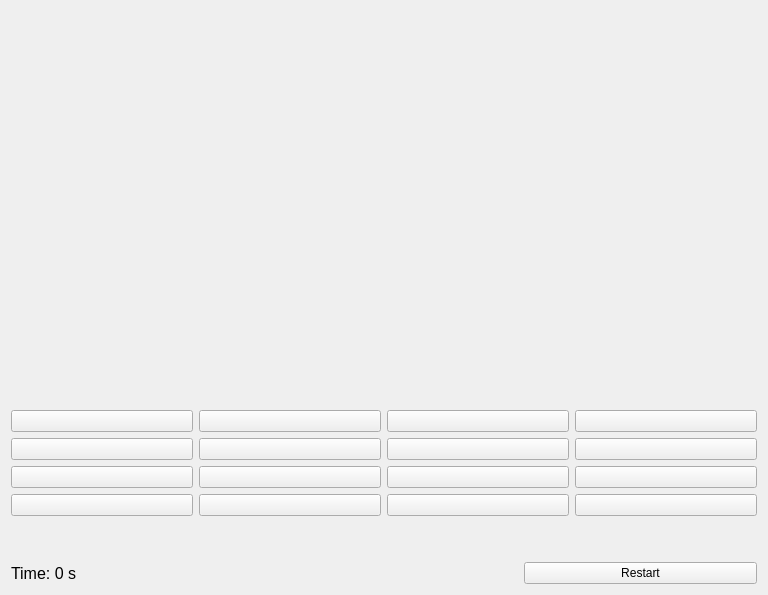
<?xml version="1.0" encoding="UTF-8"?>
<ui version="4.0">
 <class>Widget</class>
 <widget class="QWidget" name="Widget">
  <property name="geometry">
   <rect>
    <x>0</x>
    <y>0</y>
    <width>768</width>
    <height>595</height>
   </rect>
  </property>
  <property name="windowTitle">
   <string>Widget</string>
  </property>
  <layout class="QHBoxLayout" name="horizontalLayout_2">
   <item>
    <layout class="QVBoxLayout" name="verticalLayout">
     <item>
      <layout class="QGridLayout" name="gridLayout">
       <item row="5" column="3">
        <widget class="QPushButton" name="pushButton_16">
         <property name="sizePolicy">
          <sizepolicy hsizetype="Preferred" vsizetype="Preferred">
           <horstretch>0</horstretch>
           <verstretch>0</verstretch>
          </sizepolicy>
         </property>
         <property name="minimumSize">
          <size>
           <width>0</width>
           <height>0</height>
          </size>
         </property>
         <property name="text">
          <string/>
         </property>
        </widget>
       </item>
       <item row="5" column="1">
        <widget class="QPushButton" name="pushButton_14">
         <property name="sizePolicy">
          <sizepolicy hsizetype="Preferred" vsizetype="Preferred">
           <horstretch>0</horstretch>
           <verstretch>0</verstretch>
          </sizepolicy>
         </property>
         <property name="minimumSize">
          <size>
           <width>0</width>
           <height>0</height>
          </size>
         </property>
         <property name="text">
          <string/>
         </property>
        </widget>
       </item>
       <item row="5" column="0">
        <widget class="QPushButton" name="pushButton_13">
         <property name="sizePolicy">
          <sizepolicy hsizetype="Preferred" vsizetype="Preferred">
           <horstretch>0</horstretch>
           <verstretch>0</verstretch>
          </sizepolicy>
         </property>
         <property name="minimumSize">
          <size>
           <width>0</width>
           <height>0</height>
          </size>
         </property>
         <property name="text">
          <string/>
         </property>
        </widget>
       </item>
       <item row="2" column="1">
        <widget class="QPushButton" name="pushButton_6">
         <property name="sizePolicy">
          <sizepolicy hsizetype="Preferred" vsizetype="Preferred">
           <horstretch>0</horstretch>
           <verstretch>0</verstretch>
          </sizepolicy>
         </property>
         <property name="minimumSize">
          <size>
           <width>0</width>
           <height>0</height>
          </size>
         </property>
         <property name="text">
          <string/>
         </property>
        </widget>
       </item>
       <item row="0" column="0" colspan="4">
        <widget class="QLabel" name="backgroundLabel">
         <property name="sizePolicy">
          <sizepolicy hsizetype="Preferred" vsizetype="Preferred">
           <horstretch>0</horstretch>
           <verstretch>1</verstretch>
          </sizepolicy>
         </property>
         <property name="text">
          <string/>
         </property>
        </widget>
       </item>
       <item row="2" column="0">
        <widget class="QPushButton" name="pushButton_5">
         <property name="sizePolicy">
          <sizepolicy hsizetype="Preferred" vsizetype="Preferred">
           <horstretch>0</horstretch>
           <verstretch>0</verstretch>
          </sizepolicy>
         </property>
         <property name="minimumSize">
          <size>
           <width>0</width>
           <height>0</height>
          </size>
         </property>
         <property name="text">
          <string/>
         </property>
        </widget>
       </item>
       <item row="2" column="3">
        <widget class="QPushButton" name="pushButton_8">
         <property name="sizePolicy">
          <sizepolicy hsizetype="Preferred" vsizetype="Preferred">
           <horstretch>0</horstretch>
           <verstretch>0</verstretch>
          </sizepolicy>
         </property>
         <property name="minimumSize">
          <size>
           <width>0</width>
           <height>0</height>
          </size>
         </property>
         <property name="text">
          <string/>
         </property>
        </widget>
       </item>
       <item row="4" column="0">
        <widget class="QPushButton" name="pushButton_9">
         <property name="sizePolicy">
          <sizepolicy hsizetype="Preferred" vsizetype="Preferred">
           <horstretch>0</horstretch>
           <verstretch>0</verstretch>
          </sizepolicy>
         </property>
         <property name="minimumSize">
          <size>
           <width>0</width>
           <height>0</height>
          </size>
         </property>
         <property name="text">
          <string/>
         </property>
        </widget>
       </item>
       <item row="1" column="0">
        <widget class="QPushButton" name="pushButton_1">
         <property name="sizePolicy">
          <sizepolicy hsizetype="Preferred" vsizetype="Preferred">
           <horstretch>0</horstretch>
           <verstretch>0</verstretch>
          </sizepolicy>
         </property>
         <property name="minimumSize">
          <size>
           <width>0</width>
           <height>0</height>
          </size>
         </property>
         <property name="text">
          <string/>
         </property>
        </widget>
       </item>
       <item row="4" column="3">
        <widget class="QPushButton" name="pushButton_12">
         <property name="sizePolicy">
          <sizepolicy hsizetype="Preferred" vsizetype="Preferred">
           <horstretch>0</horstretch>
           <verstretch>0</verstretch>
          </sizepolicy>
         </property>
         <property name="minimumSize">
          <size>
           <width>0</width>
           <height>0</height>
          </size>
         </property>
         <property name="text">
          <string/>
         </property>
        </widget>
       </item>
       <item row="4" column="2">
        <widget class="QPushButton" name="pushButton_11">
         <property name="sizePolicy">
          <sizepolicy hsizetype="Preferred" vsizetype="Preferred">
           <horstretch>0</horstretch>
           <verstretch>0</verstretch>
          </sizepolicy>
         </property>
         <property name="minimumSize">
          <size>
           <width>0</width>
           <height>0</height>
          </size>
         </property>
         <property name="text">
          <string/>
         </property>
        </widget>
       </item>
       <item row="1" column="2">
        <widget class="QPushButton" name="pushButton_3">
         <property name="sizePolicy">
          <sizepolicy hsizetype="Preferred" vsizetype="Preferred">
           <horstretch>0</horstretch>
           <verstretch>0</verstretch>
          </sizepolicy>
         </property>
         <property name="minimumSize">
          <size>
           <width>0</width>
           <height>0</height>
          </size>
         </property>
         <property name="text">
          <string/>
         </property>
        </widget>
       </item>
       <item row="2" column="2">
        <widget class="QPushButton" name="pushButton_7">
         <property name="sizePolicy">
          <sizepolicy hsizetype="Preferred" vsizetype="Preferred">
           <horstretch>0</horstretch>
           <verstretch>0</verstretch>
          </sizepolicy>
         </property>
         <property name="minimumSize">
          <size>
           <width>0</width>
           <height>0</height>
          </size>
         </property>
         <property name="text">
          <string/>
         </property>
        </widget>
       </item>
       <item row="1" column="3">
        <widget class="QPushButton" name="pushButton_4">
         <property name="sizePolicy">
          <sizepolicy hsizetype="Preferred" vsizetype="Preferred">
           <horstretch>0</horstretch>
           <verstretch>0</verstretch>
          </sizepolicy>
         </property>
         <property name="minimumSize">
          <size>
           <width>0</width>
           <height>0</height>
          </size>
         </property>
         <property name="text">
          <string/>
         </property>
        </widget>
       </item>
       <item row="1" column="1">
        <widget class="QPushButton" name="pushButton_2">
         <property name="sizePolicy">
          <sizepolicy hsizetype="Preferred" vsizetype="Preferred">
           <horstretch>0</horstretch>
           <verstretch>0</verstretch>
          </sizepolicy>
         </property>
         <property name="minimumSize">
          <size>
           <width>0</width>
           <height>0</height>
          </size>
         </property>
         <property name="text">
          <string/>
         </property>
        </widget>
       </item>
       <item row="5" column="2">
        <widget class="QPushButton" name="pushButton_15">
         <property name="sizePolicy">
          <sizepolicy hsizetype="Preferred" vsizetype="Preferred">
           <horstretch>0</horstretch>
           <verstretch>0</verstretch>
          </sizepolicy>
         </property>
         <property name="minimumSize">
          <size>
           <width>0</width>
           <height>0</height>
          </size>
         </property>
         <property name="text">
          <string/>
         </property>
        </widget>
       </item>
       <item row="4" column="1">
        <widget class="QPushButton" name="pushButton_10">
         <property name="sizePolicy">
          <sizepolicy hsizetype="Preferred" vsizetype="Preferred">
           <horstretch>0</horstretch>
           <verstretch>0</verstretch>
          </sizepolicy>
         </property>
         <property name="minimumSize">
          <size>
           <width>0</width>
           <height>0</height>
          </size>
         </property>
         <property name="text">
          <string/>
         </property>
        </widget>
       </item>
       <item row="6" column="1">
        <spacer name="verticalSpacer">
         <property name="orientation">
          <enum>Qt::Orientation::Vertical</enum>
         </property>
         <property name="sizeHint" stdset="0">
          <size>
           <width>20</width>
           <height>40</height>
          </size>
         </property>
        </spacer>
       </item>
      </layout>
     </item>
     <item>
      <layout class="QHBoxLayout" name="horizontalLayout">
       <item>
        <widget class="QLabel" name="timerLabel">
         <property name="sizePolicy">
          <sizepolicy hsizetype="Expanding" vsizetype="Preferred">
           <horstretch>2</horstretch>
           <verstretch>0</verstretch>
          </sizepolicy>
         </property>
         <property name="font">
          <font>
           <pointsize>12</pointsize>
          </font>
         </property>
         <property name="text">
          <string>Time: 0 s</string>
         </property>
        </widget>
       </item>
       <item>
        <spacer name="horizontalSpacer">
         <property name="orientation">
          <enum>Qt::Orientation::Horizontal</enum>
         </property>
         <property name="sizeType">
          <enum>QSizePolicy::Policy::Expanding</enum>
         </property>
         <property name="sizeHint" stdset="0">
          <size>
           <width>40</width>
           <height>20</height>
          </size>
         </property>
        </spacer>
       </item>
       <item>
        <widget class="QPushButton" name="restartButton">
         <property name="sizePolicy">
          <sizepolicy hsizetype="Expanding" vsizetype="Fixed">
           <horstretch>1</horstretch>
           <verstretch>0</verstretch>
          </sizepolicy>
         </property>
         <property name="text">
          <string>Restart</string>
         </property>
        </widget>
       </item>
      </layout>
     </item>
    </layout>
   </item>
  </layout>
 </widget>
 <resources/>
 <connections/>
</ui>
